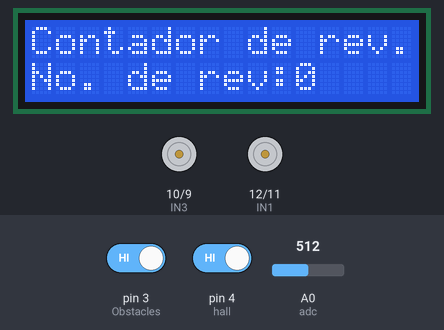
This sketch was run on a simulated Arduino Uno, built with avr-gcc and run on an emulated ATmega328P. On the bench: 16×2 character LCD, motor-driver pin pairs drawn as motors (green arrow = first pin HIGH = forward, orange = second pin HIGH = backward, longer = more drive). The inputs (shaded band) are chosen by the test bench; at power-on: pin 3 (Obstacles) HIGH, A0 (adc) = 512, pin 4 (hall) HIGH. What the sketch prints to the serial monitor is not drawn.

Above: at 1.2 s.
1.3 s: pin 3 (Obstacles) driven LOW
At 1.45 s:
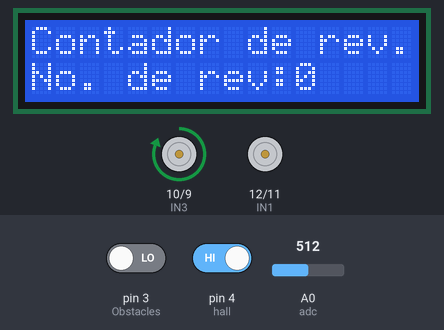
3.7 s: A0 (adc) set to 0
At 4.7 s:
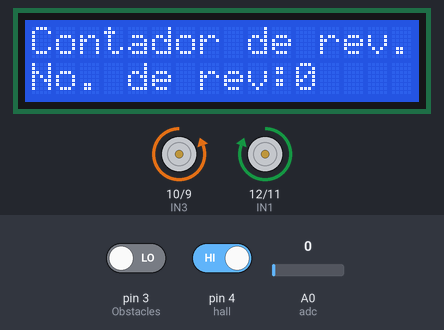
5.5 s: pin 4 (hall) driven LOW
At 6.3 s:
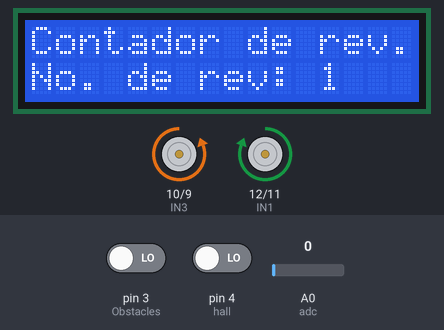
8.1 s: A0 (adc) set to 122
11.1 s: A0 (adc) set to 1006
At 11.82 s:
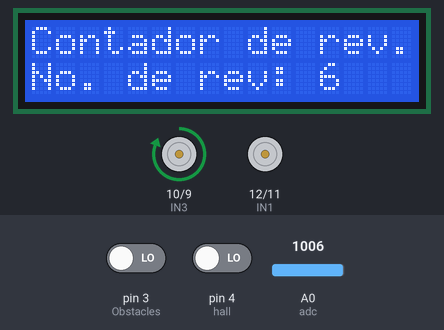
14.1 s: A0 (adc) set to 1023
Timing chart, 0 to 17.5 s (numbered marks = the images above; inputs shaded):
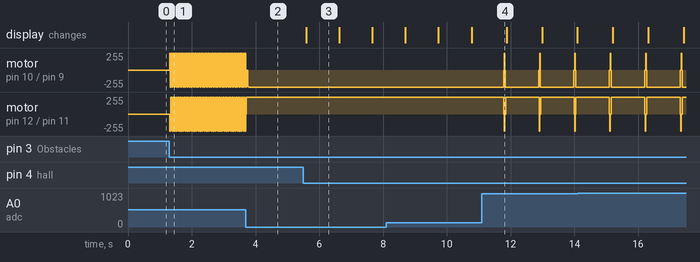

Measured:
- after the input at 1.3 s, motor on pin 10 (IN3) / pin 9 (IN4): stopped → forward 255/255 at once, then repeats every 0.04 s: backward 255/255 0.01 s, stopped 0.02 s, forward 255/255 0.02 s; motor on pin 12 (IN1) / pin 11 (IN2): stopped → backward 255/255 at once, then repeats every 0.04 s: stopped 0.02 s, forward 255/255 0.02 s, backward 255/255 0.01 s
- after the input at 3.7 s, motor on pin 12 (IN1) / pin 11 (IN2): goes on until 3.7 s, then stays forward 255/255
- after the input at 5.5 s, the display: changes after 0.09 s (image 3)
- what the display in image 3 shows lasts 1.0 s, from 5.6 s to 6.6 s

The sketch:

practica1_parte2.ino
```cpp
/*
   Fundacion Kinal
   Centro educativo tecnico laboral Kinal
   Quinto perito
   Quinto electronica
   Codigo Tecnico: EB5AV
   Curso: Taller de electronica digital y reparacion de computadoras I
   Proyecto: Parte 2 Práctica 1
   Dev: Manfredo Guillermo Vásquez Gómez
   Fecha: 9 de julio.
*/
#include <LiquidCrystal_I2C.h>
#include <Wire.h>
#define IN1  12
#define IN2  11
#define IN3  10
#define IN4  9
#define adc A0
#define Obstacles 3
#define hall 4
#define direccion_lcd 0x27
#define filas 2
#define columnas 16
#define tiempo delay(1000);

LiquidCrystal_I2C lcdSicajan(direccion_lcd, columnas, filas);

int contador = 0;

bool state_sensor1;

bool state_sensor2;

unsigned int valor_adc_pot;

unsigned char velocidad;

int paso [8][4] =
{
  {1, 0, 0, 0},
  {1, 1, 0, 0},
  {0, 1, 0, 0},
  {0, 1, 1, 0},
  {0, 0, 1, 0},
  {0, 0, 1, 1},
  {0, 0, 0, 1},
  {1, 0, 0, 1}
};

void setup()
{
  Serial.begin(9600);
  lcdSicajan.init();
  lcdSicajan.backlight();
  lcdSicajan.setCursor(0, 0);
  lcdSicajan.print("Contador de rev.");
  lcdSicajan.setCursor(0, 1);
  lcdSicajan.print("No. de rev:0");
  pinMode(IN1, OUTPUT);
  pinMode(IN2, OUTPUT);
  pinMode(IN3, OUTPUT);
  pinMode(IN4, OUTPUT);
  pinMode(adc, INPUT);
  pinMode(Obstacles, INPUT);
  pinMode(hall, INPUT);
}

void loop()
{
  state_sensor1 = digitalRead(Obstacles);
  state_sensor2 = digitalRead(hall);
  if(state_sensor1 == LOW){
  valor_adc_pot = analogRead(adc);
  velocidad = map(valor_adc_pot,0,1023,0,10);
  Serial.print("El valor leido por el ADC es de: ");
  Serial.println(valor_adc_pot);
    for (int i = 0; i < 8; i++)
    {
      digitalWrite(IN1, paso[i][0]);
      digitalWrite(IN2, paso[i][1]);
      digitalWrite(IN3, paso[i][2]);
      digitalWrite(IN4, paso[i][3]);
      delay(velocidad);
    }
    if(state_sensor2 == LOW){
      contador = contador+1;
      lcdSicajan.clear();
      lcdSicajan.setCursor(0, 0);
      lcdSicajan.print("Contador de rev.");
      lcdSicajan.setCursor(0, 1);
      lcdSicajan.print("No. de rev: ");
      lcdSicajan.print(contador);
      Serial.println("El eje del motor ha pasado por el sensor");
      tiempo
    }
  }
}
```
